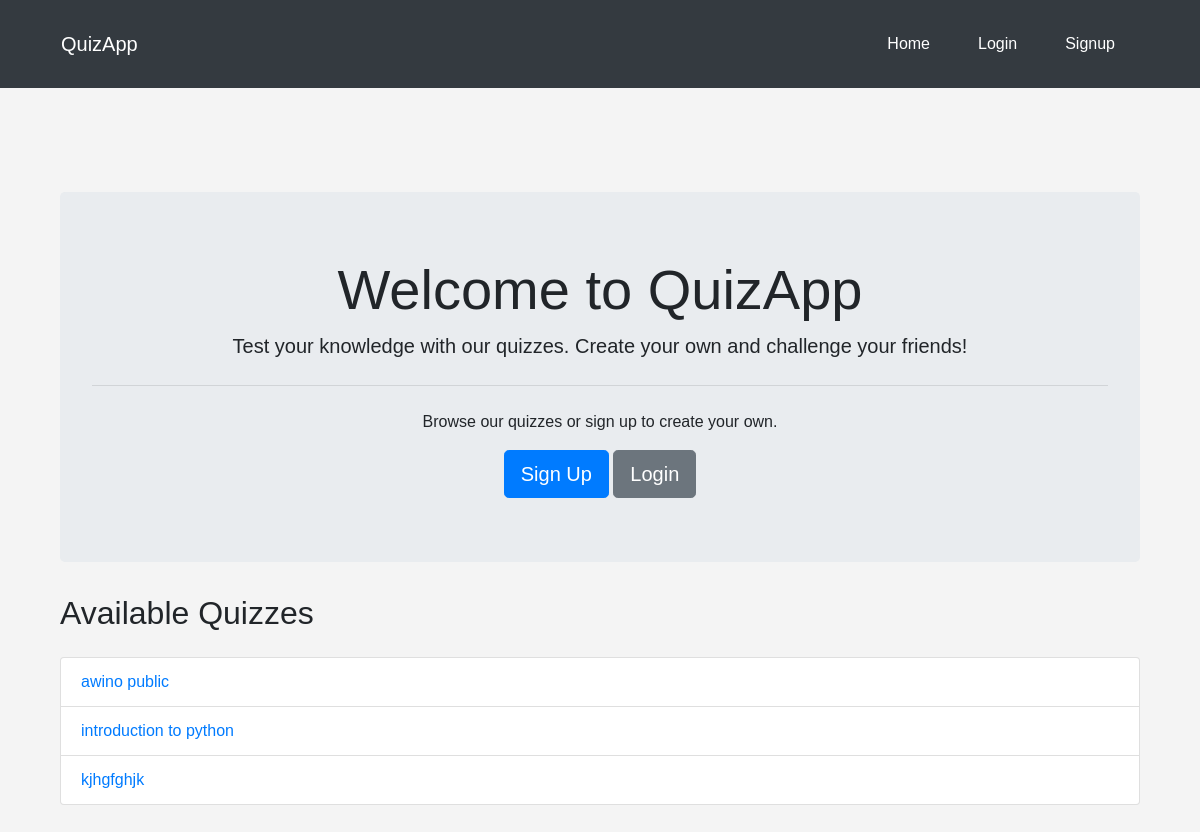
Before: /quizzes/ with the older database file.
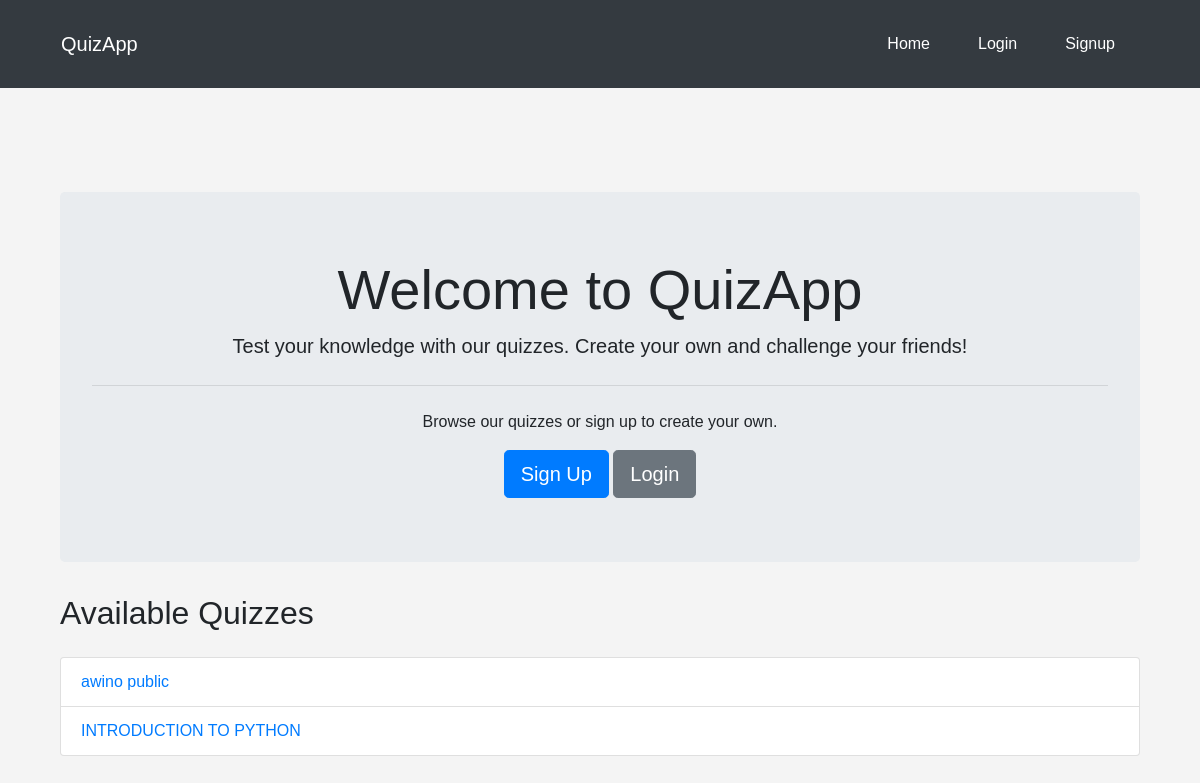
After: the same page with the newer database file.
### quizzes/models.py (models this page shows, shortened)
class Quiz(models.Model):
    title = models.CharField(max_length=255)
    description = models.TextField()
    created_by = models.ForeignKey(User, on_delete=models.CASCADE)
    created_at = models.DateTimeField(auto_now_add=True)
    is_public = models.BooleanField(default=False)
    share_link = models.URLField(blank=True, null=True)

### quizzes/views.py (the view)
# urls.py: 2. Add a URL to urlpatterns:  path('', views.home, name='home')
def home(request):
    quizzes = Quiz.objects.all()
    return render(request, 'quizzes/home.html', {'quizzes': quizzes})

### templates/quizzes/home.html (shortened to what this page needs)
{% extends 'base.html' %}
{% block content %}
<div class="container mt-5">
    <div class="jumbotron text-center">
        <h1 class="display-4">Welcome to QuizApp</h1>
        <p class="lead">Test your knowledge with our quizzes. Create your own and challenge your friends!</p>
        <hr class="my-4">
        <p>Browse our quizzes or sign up to create your own.</p>
        <a class="btn btn-primary btn-lg" href="{% url 'signup' %}" role="button">Sign Up</a>
        <a class="btn btn-secondary btn-lg" href="{% url 'login' %}" role="button">Login</a>
    </div>
    <h2 class="my-4">Available Quizzes</h2>
    <ul class="list-group">
        {% for quiz in quizzes %}
        <li class="list-group-item d-flex justify-content-between align-items-center">
            <a href="{% if user.is_authenticated %}{% url 'quiz_detail' quiz.id %}{% else %}{% url 'login' %}{% endif %}">
                {{ quiz.title }}
            </a>
        </li>
        {% endfor %}
    </ul>
</div>
{% endblock %}

### templates/base.html (shortened to what this page needs)
<!DOCTYPE html>
<html lang="en">
<head>
    {% load static %}
    <link rel="stylesheet" href="https://stackpath.bootstrapcdn.com/bootstrap/4.5.2/css/bootstrap.min.css">
    <link rel="stylesheet" href="{% static 'css/styles.css' %}">
</head>
<body>
    <header class="bg-dark text-white p-3">
        <div class="container">
            <nav class="navbar navbar-expand-lg navbar-dark bg-dark">
                <a class="navbar-brand" href="{% url 'home' %}">QuizApp</a>
                <div class="collapse navbar-collapse" id="navbarNav">
                    <ul class="navbar-nav ml-auto">
                        <li class="nav-item">
                            <a class="nav-link text-white" href="{% url 'quiz_list' %}">Home</a>
                        </li>
                        {% if user.is_authenticated %}
                        <li class="nav-item">
                            <a class="nav-link text-white" href="{% url 'my_quizzes' %}">My Quizzes</a>
                        </li>
                        <li class="nav-item">
                            <a class="nav-link text-white" href="{% url 'user_quiz_results' %}">My Results</a>
                        </li>
                        <li class="nav-item">
                            <form method="post" action="{% url 'logout' %}" class="form-inline">
                                {% csrf_token %}
                                <button type="submit" class="btn btn-link nav-link text-white" style="padding: 0;">Logout</button>
                            </form>
                        </li>
                        {% else %}
                        <li class="nav-item">
                            <a class="nav-link text-white" href="{% url 'login' %}">Login</a>
                        </li>
                        <li class="nav-item">
                            <a class="nav-link text-white" href="{% url 'signup' %}">Signup</a>
                        </li>
                        {% endif %}
                    </ul>
                </div>
            </nav>
        </div>
    </header>
    <main class="container mt-4">
        {% block content %}
        {% endblock %}
    </main>
</body>
</html>

### static/css/styles.css (style rules this page uses)
body { font-family: Arial, sans-serif; margin: 0; padding: 0; background-color: #f4f4f4; }
header { background: #333; color: #fff; padding: 1em 0; text-align: center; }
nav ul { list-style: none; padding: 0; }
nav ul li { display: inline; margin: 0 1em; }
nav ul li a { color: #fff; text-decoration: none; }
main { padding: 2em; }

Changed rows visible on the page:
removed Quiz: title "introduction to python"
removed Quiz: title "kjhgfghjk"
added Quiz: title "INTRODUCTION TO PYTHON"
